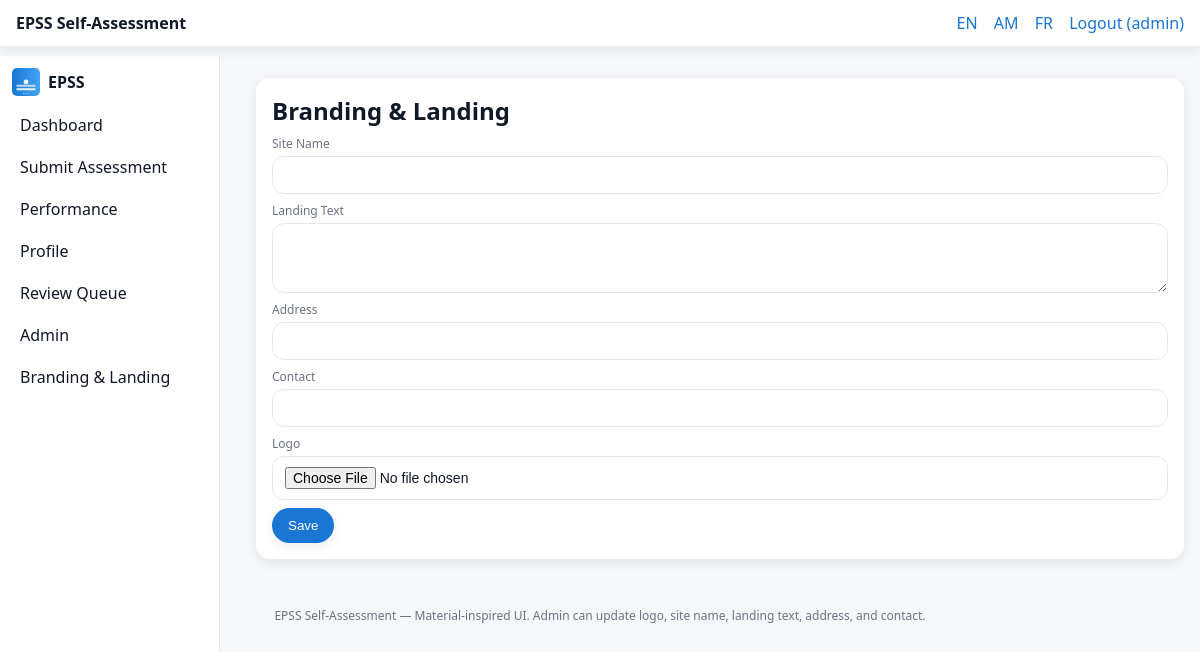
Page /admin/branding.php (signed in) on the earlier database version.
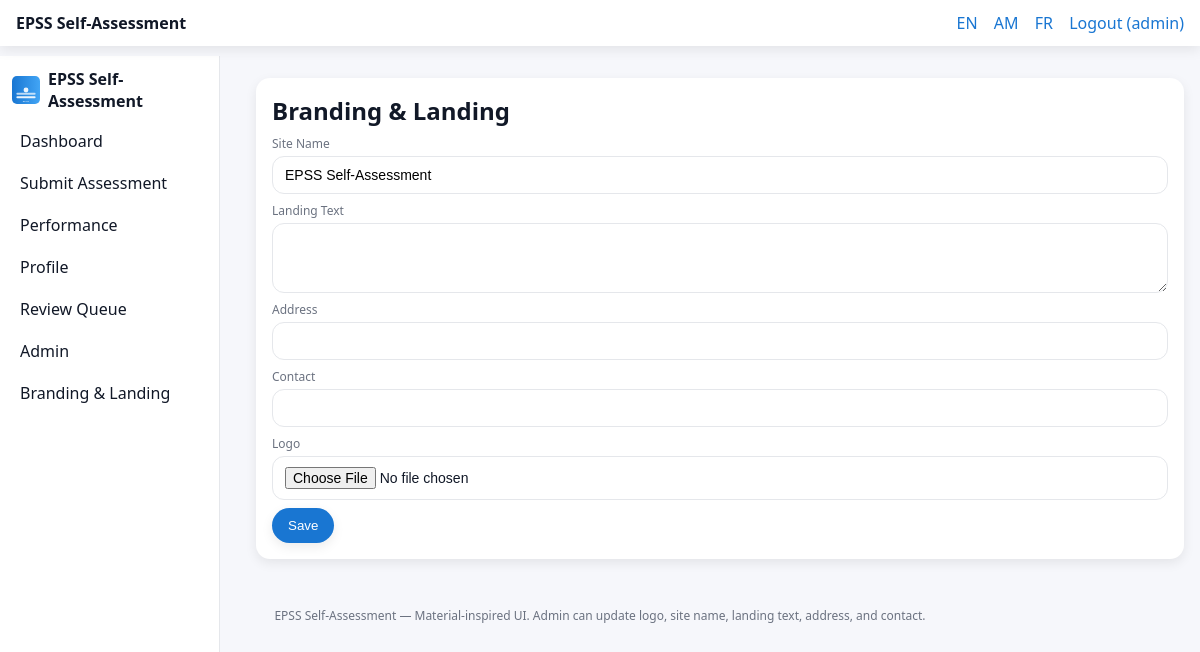
Same page on the later database version.
### tables this page shows
CREATE TABLE site_config (
  id INT PRIMARY KEY,
  site_name VARCHAR(200) NULL,
  landing_text TEXT NULL,
  address VARCHAR(255) NULL,
  contact VARCHAR(255) NULL,
  logo_path VARCHAR(255) NULL
);

### config.php (called while the page is built, shortened)
<?php
require_once __DIR__.'/i18n.php';
function get_site_config(PDO $pdo): array {
    $cfg = $pdo->query("SELECT * FROM site_config WHERE id=1")->fetch();
    if (!$cfg) {
        $pdo->exec("INSERT IGNORE INTO site_config (id,site_name,landing_text,address,contact,logo_path) VALUES (1,'EPSS Self-Assessment',NULL,NULL,NULL,NULL)");
        $cfg = $pdo->query("SELECT * FROM site_config WHERE id=1")->fetch();
    }
    return $cfg ?: [];
}
?>

### i18n.php (called while the page is built)
<?php
function load_lang(string $lang): array {
    $file = __DIR__ . "/lang/$lang.json";
    if (!file_exists($file)) { $file = __DIR__ . "/lang/en.json"; }
    $json = file_get_contents($file);
    $arr = json_decode($json, true);
    return is_array($arr) ? $arr : [];
}
function t(array $t, string $key, string $fallback=''): string {
    return $t[$key] ?? ($fallback ?: $key);
}
?>

### admin/branding.php (the view, shortened to what this page needs)
<?php
require_once __DIR__.'/../config.php';
?>
<!doctype html><html><head>
<link rel="stylesheet" href="/assets/css/material.css">
<link rel="stylesheet" href="/assets/css/styles.css">
</head><body class="md-bg">
<?php include __DIR__.'/../templates/header.php'; ?>
<section class="md-section">
  <div class="md-card md-elev-2">
    <h2 class="md-card-title"><?=t($t,'branding','Branding & Landing')?></h2>
    <form method="post" enctype="multipart/form-data">
      <label class="md-field"><span>Site Name</span><input name="site_name" value="<?=htmlspecialchars($cfg['site_name'] ?? '')?>"></label>
      <label class="md-field"><span>Landing Text</span><textarea name="landing_text" rows="3"><?=htmlspecialchars($cfg['landing_text'] ?? '')?></textarea></label>
      <label class="md-field"><span>Address</span><input name="address" value="<?=htmlspecialchars($cfg['address'] ?? '')?>"></label>
      <label class="md-field"><span>Contact</span><input name="contact" value="<?=htmlspecialchars($cfg['contact'] ?? '')?>"></label>
      <div class="md-field">
        <span>Logo</span>
        <input type="file" name="logo" accept="image/*">
      </div>
      <button class="md-button md-primary md-elev-2">Save</button>
    </form>
  </div>
</section>
<?php include __DIR__.'/../templates/footer.php'; ?>
</body></html>

### templates/header.php
<?php
require_once __DIR__.'/../config.php';
$t = load_lang($_SESSION['lang'] ?? 'en');
$cfg = get_site_config($pdo);
?>
<header class="md-appbar md-elev-2">
  <div class="md-appbar-title"><?=htmlspecialchars($cfg['site_name'] ?? 'EPSS Self-Assessment')?></div>
  <nav class="md-appbar-actions">
    <a href="/set_lang.php?lang=en">EN</a>
    <a href="/set_lang.php?lang=am">AM</a>
    <a href="/set_lang.php?lang=fr">FR</a>
    <a href="/logout.php"><?=t($t,'logout','Logout')?> (<?=htmlspecialchars($_SESSION['user']['username'] ?? '')?>)</a>
  </nav>
</header>
<aside class="md-drawer">
  <div class="md-drawer-header">
    <img src="<?=htmlspecialchars($cfg['logo_path'] ?? '/assets/img/epss-logo.svg')?>" alt="Logo" class="md-logo-sm">
    <div class="md-drawer-title"><?=htmlspecialchars($cfg['site_name'] ?? 'EPSS')?></div>
  </div>
  <nav class="md-drawer-nav">
    <a href="/dashboard.php" class="md-drawer-link"><?=t($t,'dashboard','Dashboard')?></a>
    <a href="/submit_assessment.php" class="md-drawer-link"><?=t($t,'submit_assessment','Submit Assessment')?></a>
    <a href="/performance.php" class="md-drawer-link"><?=t($t,'performance','Performance')?></a>
    <a href="/profile.php" class="md-drawer-link"><?=t($t,'profile','Profile')?></a>
    <?php if (in_array($_SESSION['user']['role'] ?? '', ['admin','supervisor'])): ?>
      <a href="/admin/supervisor_review.php" class="md-drawer-link"><?=t($t,'review_queue','Review Queue')?></a>
    <?php endif; ?>
    <?php if (($_SESSION['user']['role'] ?? '')==='admin'): ?>
      <a href="/admin/dashboard.php" class="md-drawer-link"><?=t($t,'admin','Admin')?></a>
      <a href="/admin/branding.php" class="md-drawer-link"><?=t($t,'branding','Branding & Landing')?></a>
    <?php endif; ?>
  </nav>
</aside>
<main class="md-main">

### templates/footer.php
</main>
<footer class="md-footer">
  <div class="md-small text-center">EPSS Self-Assessment — Material-inspired UI. Admin can update logo, site name, landing text, address, and contact.</div>
</footer>

### assets/css/material.css (style rules this page uses)
:root { --md-primary: #1976d2; --md-on-primary: #fff; --md-bg: #f6f7fb; --md-surface: #ffffff; --md-muted: #6b7280; --md-danger: #c62828; --md-radius: 14px; }
* { box-sizing: border-box; }
body.md-bg { margin:0; background: var(--md-bg); color:#111827; font-family: system-ui, -apple-system, Segoe UI, Roboto, Helvetica, Arial, sans-serif; }
.md-appbar { position:sticky; top:0; z-index:10; background:var(--md-surface); display:flex; justify-content:space-between; align-items:center; padding:12px 16px; }
.md-appbar .md-appbar-title { font-weight:700; }
.md-appbar .md-appbar-actions a { margin-left:12px; text-decoration:none; color:var(--md-primary); }
.md-drawer { position:fixed; top:56px; left:0; width:220px; bottom:0; padding:12px; background:var(--md-surface); border-right:1px solid #e5e7eb; }
.md-drawer-header { display:flex; align-items:center; gap:8px; margin-bottom:8px; }
.md-logo-sm { height:28px; }
.md-drawer-title { font-weight:600; }
.md-drawer-nav { display:flex; flex-direction:column; }
.md-drawer-link { padding:10px 8px; border-radius:10px; color:#111827; text-decoration:none; }
.md-main { margin-left:240px; padding:16px; }
.md-section { margin:16px 0; }
.md-card { background:var(--md-surface); border-radius:var(--md-radius); padding:16px; }
.md-card-title { margin:0 0 8px; }
.md-elev-2 { box-shadow: 0 4px 12px rgba(0,0,0,.08); }
.md-button { display:inline-block; padding:10px 16px; border-radius:999px; border:0; background:#e5e7eb; color:#111827; text-decoration:none; cursor:pointer; }
.md-primary { background:var(--md-primary); color:var(--md-on-primary); }
.md-field { display:flex; flex-direction:column; margin:8px 0; }
.md-field > span { font-size:12px; color:var(--md-muted); margin-bottom:4px; }
.md-field input, .md-field select, .md-field textarea { border:1px solid #e5e7eb; border-radius:12px; padding:10px 12px; font-size:14px; background:#fff; }
.text-center { text-align:center; }
.md-footer { padding:16px; color:var(--md-muted); }
.md-small { font-size:12px; }

Differences in the rows shown:
added site_config: site_name "EPSS Self-Assessment"
Other differences:
$cfg['site_name']: "EPSS Self-Assessment" → (not shown)
$cfg['site_name']: "EPSS" → (not shown)
